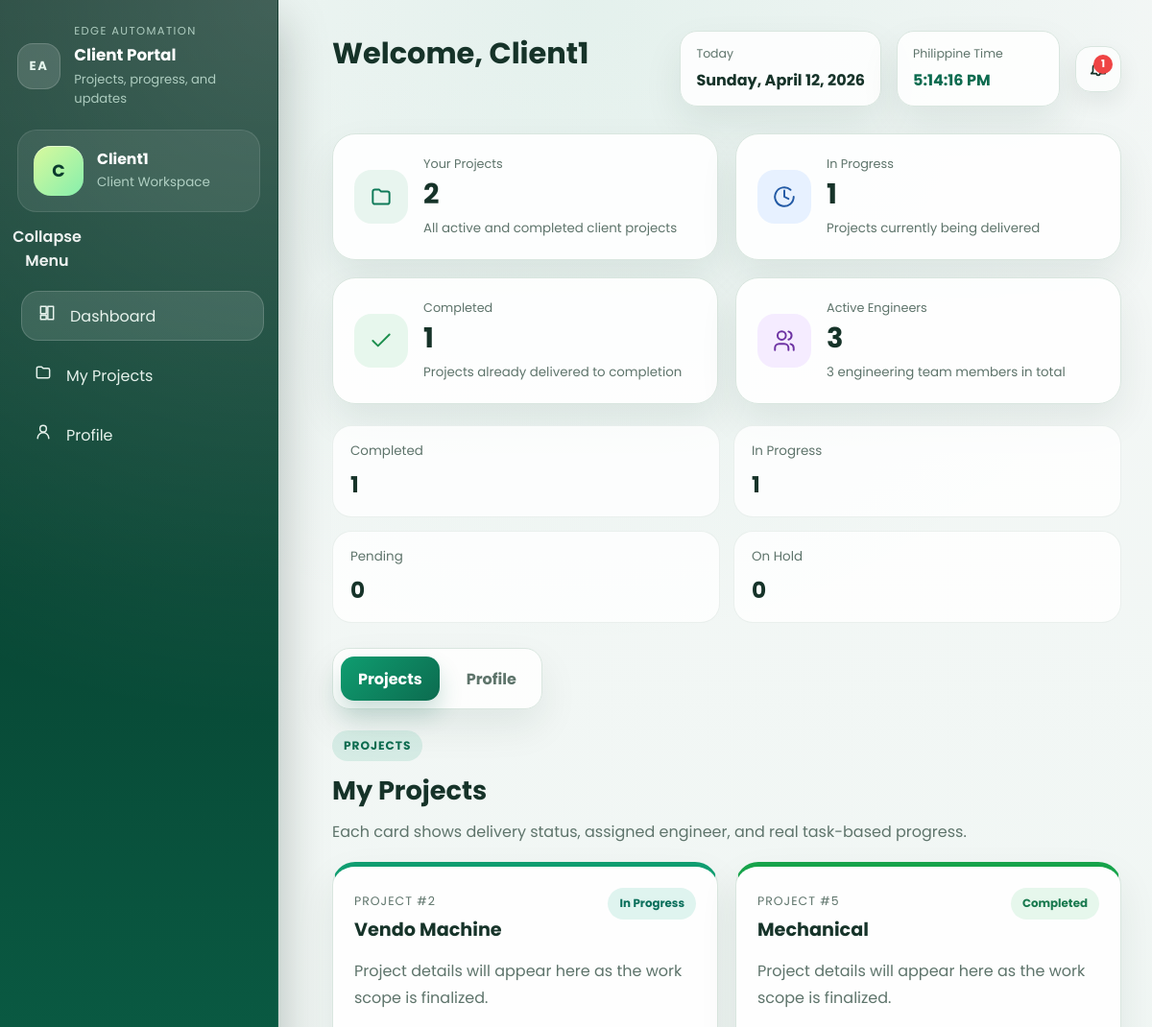
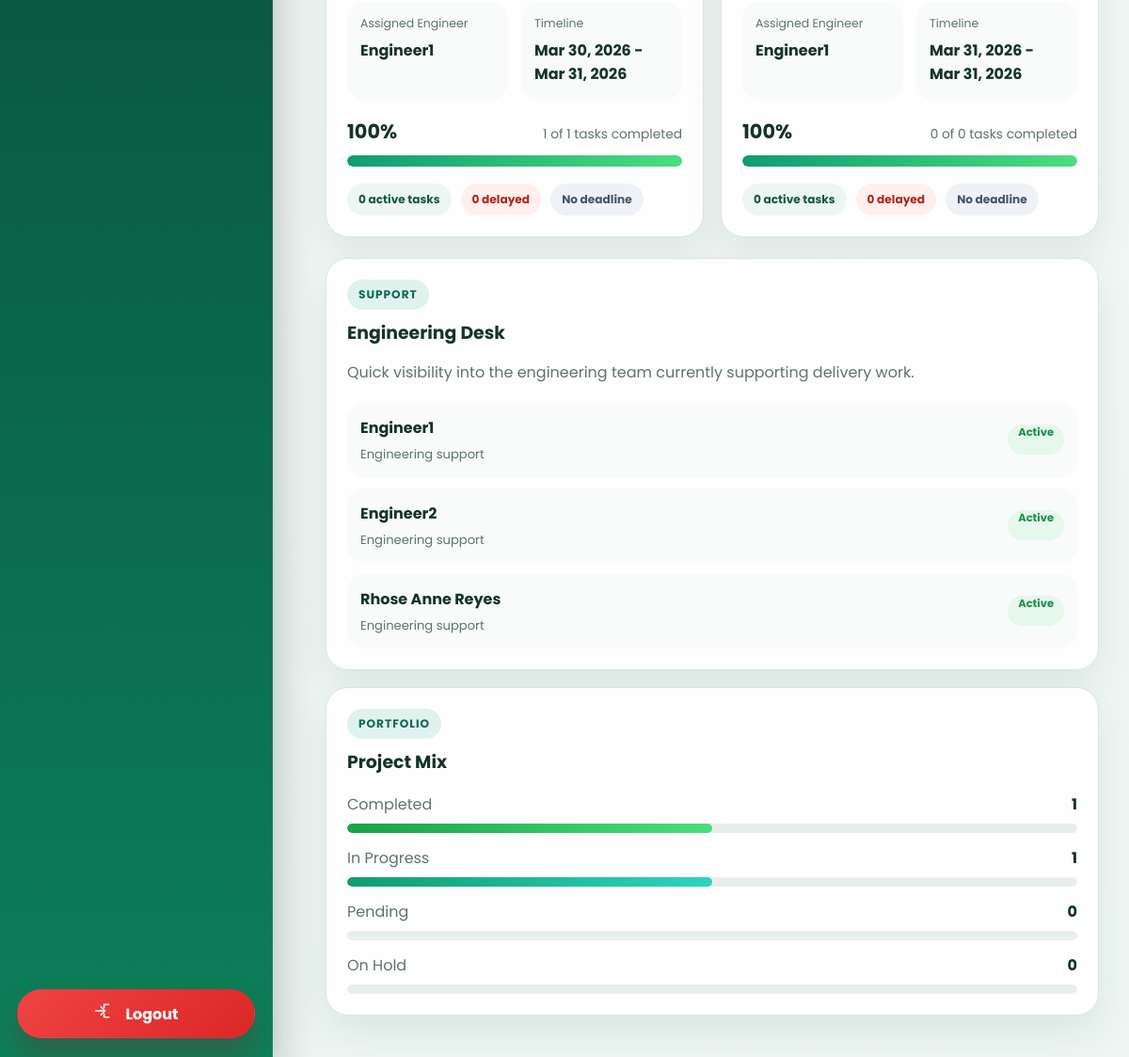
/CLIENT/dashboards/client_dashboard.php (signed in), run on the app's committed database (2 pictures, top to bottom).
### tables this page shows
CREATE TABLE `projects` (
  `id` int(11) NOT NULL,
  `project_name` varchar(200) NOT NULL,
  `description` text DEFAULT NULL,
  `client_id` int(11) NOT NULL,
  `start_date` date DEFAULT NULL,
  `end_date` date DEFAULT NULL,
  `status` enum('draft','pending','ongoing','completed','on-hold','cancelled','archived') DEFAULT 'pending',
  `created_by` int(11) NOT NULL,
  `created_at` timestamp NOT NULL DEFAULT current_timestamp(),
  `updated_at` timestamp NOT NULL DEFAULT current_timestamp() ON UPDATE current_timestamp()
);

CREATE TABLE `users` (
  `id` int(11) NOT NULL,
  `full_name` varchar(150) NOT NULL,
  `email` varchar(100) NOT NULL,
  `phone` varchar(20) DEFAULT NULL,
  `password` varchar(255) NOT NULL,
  `role` varchar(30) NOT NULL,
  `status` varchar(20) NOT NULL DEFAULT 'active',
  `failed_attempts` int(11) DEFAULT 0,
  `last_failed_login` datetime DEFAULT NULL,
  `created_at` timestamp NOT NULL DEFAULT current_timestamp(),
  `updated_at` timestamp NOT NULL DEFAULT current_timestamp() ON UPDATE current_timestamp(),
  `created_by` int(11) DEFAULT NULL,
  `reset_token` varchar(255) DEFAULT NULL,
  `token_expiry` datetime DEFAULT NULL,
  `profile_photo_path` varchar(255) DEFAULT NULL,
  `profile_photo_data` longtext DEFAULT NULL,
  `profile_photo_mime` varchar(50) DEFAULT NULL
);

### CLIENT/dashboards/client_dashboard.php (the view, shortened to what the rows shown need)
<?php
require_once __DIR__ . '/../../config/database.php';
$userId = (int)($_SESSION['user_id'] ?? 0);
$clientName = trim((string)($_SESSION['name'] ?? 'Client User'));
function client_format_date(?string $value): string
{
    $value = trim((string)$value);
    try {
        return (new DateTimeImmutable($value))->format('M j, Y');
    } catch (Throwable $exception) {
        return $value;
    }
}
function client_status_label(string $status): string
{
    $labels = [
        'pending' => 'Pending',
        'ongoing' => 'In Progress',
        'completed' => 'Completed',
        'on-hold' => 'On Hold',
    ];
    return $labels[$status] ?? ucfirst(str_replace('-', ' ', $status));
}
function client_build_deadline_meta(?string $deadline, string $status): array
{
    $deadline = trim((string)$deadline);
    if ($deadline === '') {
        return [
            'label' => 'No deadline',
            'class' => 'deadline-flag--neutral',
        ];
    }
    $deadlineDate = DateTimeImmutable::createFromFormat('Y-m-d', $deadline);
    return [
        'label' => 'Due ' . $deadlineDate->format('M j, Y'),
        'class' => 'deadline-flag--ok',
    ];
}
$engineersPreview = [];
$engineersPreviewResult = $conn->query(
    "SELECT full_name, status
     FROM users
     WHERE role = 'engineer'
     ORDER BY CASE WHEN status = 'active' THEN 0 ELSE 1 END, full_name ASC
     LIMIT 5"
);
if ($engineersPreviewResult) {
    $engineersPreview = $engineersPreviewResult->fetch_all(MYSQLI_ASSOC);
}
$projectsStmt = $conn->prepare(
    "SELECT
        p.id,
        p.project_name,
        p.description,
        p.start_date,
        p.end_date,
        p.status,
        p.created_at,
        engineer.full_name AS engineer_name,
        COALESCE(task_totals.total_tasks, 0) AS total_tasks,
        COALESCE(task_totals.completed_tasks, 0) AS completed_tasks,
        COALESCE(task_totals.ongoing_tasks, 0) AS ongoing_tasks,
        COALESCE(task_totals.delayed_tasks, 0) AS delayed_tasks,
        task_totals.next_deadline
     FROM projects p
     LEFT JOIN (
         SELECT pa.project_id, pa.engineer_id
         FROM project_assignments pa
         INNER JOIN (
             SELECT project_id, MAX(id) AS latest_id
             FROM project_assignments
             GROUP BY project_id
         ) latest_assignment ON latest_assignment.latest_id = pa.id
     ) latest_assignment ON latest_assignment.project_id = p.id
     LEFT JOIN users engineer ON engineer.id = latest_assignment.engineer_id
     LEFT JOIN (
         SELECT
             project_id,
             COUNT(*) AS total_tasks,
             SUM(CASE WHEN status = 'completed' THEN 1 ELSE 0 END) AS completed_tasks,
             SUM(CASE WHEN status = 'ongoing' THEN 1 ELSE 0 END) AS ongoing_tasks,
             SUM(CASE WHEN status = 'delayed' THEN 1 ELSE 0 END) AS delayed_tasks,
             MIN(CASE WHEN status <> 'completed' AND deadline IS NOT NULL THEN deadline END) AS next_deadline
         FROM tasks
         GROUP BY project_id
     ) task_totals ON task_totals.project_id = p.id
     WHERE p.client_id = ?
     AND p.status <> 'draft'
     ORDER BY
        CASE p.status
            WHEN 'ongoing' THEN 1
            WHEN 'pending' THEN 2
            WHEN 'on-hold' THEN 3
            WHEN 'completed' THEN 4
            ELSE 5
        END,
        p.created_at DESC,
        p.id DESC"
);
$projectsStmt->bind_param('i', $userId);
$projectsStmt->execute();
$projectsResult = $projectsStmt->get_result();
$projectRows = $projectsResult ? $projectsResult->fetch_all(MYSQLI_ASSOC) : [];
?>
<!DOCTYPE html>
<html lang="en">
<head>
    <link rel="stylesheet" href="../css/client_sidebar.css">
    <link rel="stylesheet" href="../css/client_dashboard.css">
</head>
<body>
    <main class="main-content" id="mainContent">
        <header class="dashboard-topbar">
            <div class="dashboard-topbar__left">
                <div class="dashboard-topbar__copy">
                    <h1>Welcome, <?php echo htmlspecialchars($clientName); ?></h1>
                </div>
            </div>
        </header>
        <section id="projects-tab" class="tab-content active">
            <div class="section-heading">
                <div>
                    <h2>My Projects</h2>
                </div>
            </div>
            <div class="dashboard-content-grid">
                <div class="projects-grid">
                    <?php if (!empty($projectRows)): ?>
                        <?php foreach ($projectRows as $project): ?>
                            <?php
                            $projectStatus = (string)($project['status'] ?? 'pending');
                            $projectTotalTasks = (int)($project['total_tasks'] ?? 0);
                            $projectCompletedTasks = (int)($project['completed_tasks'] ?? 0);
                            $projectProgressPercent = $projectTotalTasks > 0
                                ? (int)round(($projectCompletedTasks / $projectTotalTasks) * 100)
                                : ($projectStatus === 'completed' ? 100 : 0);
                            $deadlineMeta = client_build_deadline_meta($project['next_deadline'] ?? null, $projectStatus);
                            $projectDescription = trim((string)($project['description'] ?? ''));
                            if ($projectDescription === '') {
                                $projectDescription = 'Project details will appear here as the work scope is finalized.';
                            }
                            ?>
                            <article class="project-card project-card--<?php echo htmlspecialchars($projectStatus); ?>">
                                <div class="project-card__header">
                                    <div>
                                        <span class="project-card__eyebrow">Project #<?php echo (int)($project['id'] ?? 0); ?></span>
                                        <h3><?php echo htmlspecialchars((string)($project['project_name'] ?? 'Untitled Project')); ?></h3>
                                    </div>
                                    <span class="status-badge status-badge--<?php echo htmlspecialchars($projectStatus); ?>">
                                        <?php echo htmlspecialchars(client_status_label($projectStatus)); ?>
                                    </span>
                                </div>
                                <p class="project-card__description"><?php echo htmlspecialchars(substr($projectDescription, 0, 180)); ?></p>
                                <div class="project-card__meta-grid">
                                    <div class="project-meta">
                                        <span>Assigned Engineer</span>
                                        <strong><?php echo htmlspecialchars((string)($project['engineer_name'] ?? 'Not assigned')); ?></strong>
                                    </div>
                                    <div class="project-meta">
                                        <span>Timeline</span>
                                        <strong><?php echo htmlspecialchars(client_format_date($project['start_date'] ?? null)); ?> - <?php echo htmlspecialchars(client_format_date($project['end_date'] ?? null)); ?></strong>
                                    </div>
                                </div>
                                <div class="project-progress">
                                    <div class="project-progress__meta">
                                        <strong><?php echo $projectProgressPercent; ?>%</strong>
                                        <span><?php echo $projectCompletedTasks; ?> of <?php echo $projectTotalTasks; ?> tasks completed</span>
                                    </div>
                                    <div class="project-progress__bar" aria-hidden="true">
                                        <span style="width: <?php echo $projectProgressPercent; ?>%;"></span>
                                    </div>
                                </div>
                                <div class="project-card__footer">
                                    <span class="project-pill"><?php echo (int)($project['ongoing_tasks'] ?? 0); ?> active tasks</span>
                                    <span class="project-pill project-pill--alert"><?php echo (int)($project['delayed_tasks'] ?? 0); ?> delayed</span>
                                    <span class="deadline-flag <?php echo htmlspecialchars($deadlineMeta['class']); ?>">
                                        <?php echo htmlspecialchars($deadlineMeta['label']); ?>
                                    </span>
                                </div>
                            </article>
                        <?php endforeach; ?>
                    <?php endif; ?>
                </div>
                <aside class="dashboard-aside">
                    <article class="aside-card">
                        <div class="engineer-list">
                            <?php if (!empty($engineersPreview)): ?>
                                <?php foreach ($engineersPreview as $engineer): ?>
                                    <div class="engineer-list__item">
                                        <div>
                                            <strong><?php echo htmlspecialchars((string)($engineer['full_name'] ?? 'Engineer')); ?></strong>
                                            <span>Engineering support</span>
                                        </div>
                                        <span class="mini-status mini-status--<?php echo htmlspecialchars((string)($engineer['status'] ?? 'inactive')); ?>">
                                            <?php echo htmlspecialchars(ucfirst((string)($engineer['status'] ?? 'inactive'))); ?>
                                        </span>
                                    </div>
                                <?php endforeach; ?>
                            <?php else: ?>
                                <p class="aside-card__empty">No engineer availability data yet.</p>
                            <?php endif; ?>
                        </div>
                    </article>
                </aside>
            </div>
        </section>
    </main>
</body>
</html>

### data on the page
projects: id "2", project_name "Vendo Machine", status "In Progress", description "Project details will appear here as the work scope is finalized.", engineer_name "Engineer1", start_date "Mar 30, 2026", end_date "Mar 31, 2026", projectProgressPercent "100", projectCompletedTasks "1", projectTotalTasks "1", ongoing_tasks "0", delayed_tasks "0", label "No deadline"
projects: id "5", project_name "Mechanical", status "Completed", description "Project details will appear here as the work scope is finalized.", engineer_name "Engineer1", start_date "Mar 31, 2026", end_date "Mar 31, 2026", projectProgressPercent "100", projectCompletedTasks "0", projectTotalTasks "0", ongoing_tasks "0", delayed_tasks "0", label "No deadline"
users: full_name "Engineer1", status "Active"
users: full_name "Engineer2", status "Active"
users: full_name "Rhose Anne Reyes", status "Active"

### other printed values
$clientSidebarInitial "C"
$clientSidebarName "Client1"
$clientName "Client1"
$activeProjectCount "1"
$totalCount "2"
$ongoingCount "1"
$completedCount "1"
$activeEngineerCount "3"
$totalEngineerCount "3"
$mix['label'] "Completed"
$mix['count'] "1"
$mix['label'] "In Progress"
$mix['label'] "Pending"
$mix['count'] "0"
$mix['label'] "On Hold"
